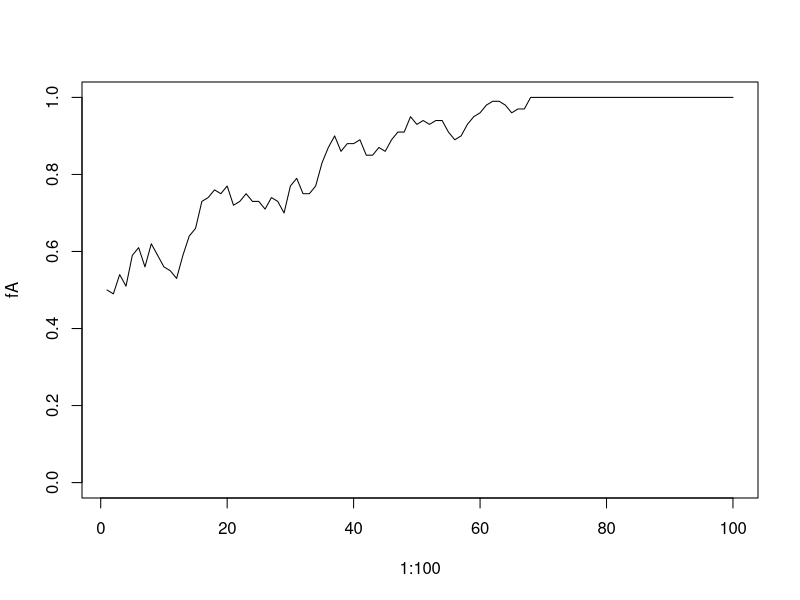
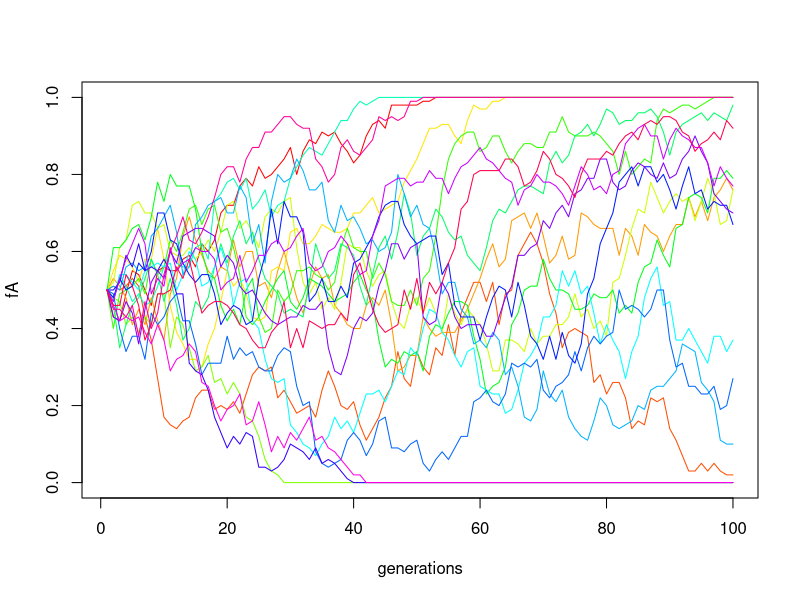
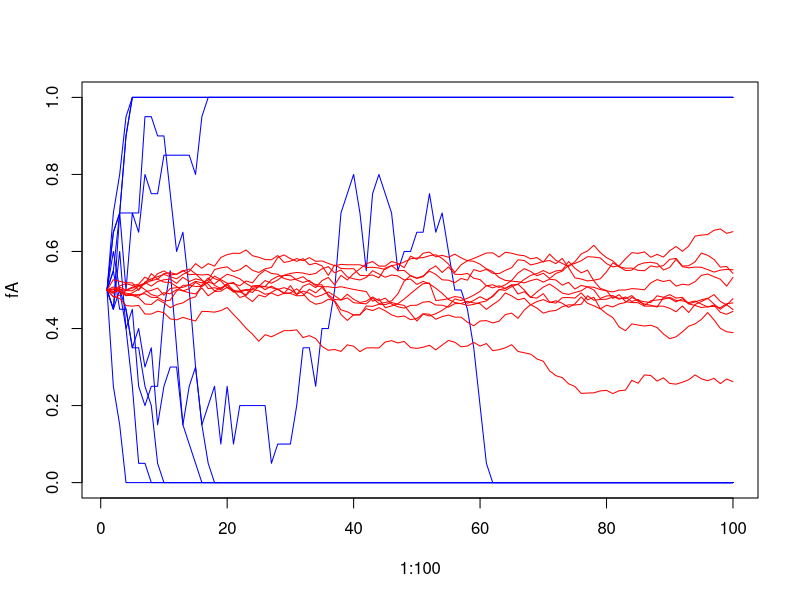

R code for these plots, in order:
###Expected allele frequency under Wright-Fisher model###
## Over one generation
N <- 50
fA <- 0.25
rbinom(1, 2*N, fA) / (2*N)
mean( rbinom(20, 2*N, fA) / (2*N) )
mean( rbinom(1e5, 2*N, fA) / (2*N) )

## Over many generations
N <- 50
# 100 generations
fA <- rep(NA, 100)
# at t=0
fA[1] <- 0.5
for (t in 1:99) {
  fA[t+1] <- rbinom(1, 2*N, fA[t]) / (2*N)
}
plot(x=1:100, y=fA, type="l", ylim=c(0,1))

N <- 50
for (j in 1:20) {
  fA <- rep(NA, 100)
  fA[1] <- 0.5
  for (t in 1:99)
    fA[t+1] <- rbinom(1, 2*N, fA[t]) / (2*N)
    if (j==1)
      plot(x=1:100, y=fA, xlab="generations", type="l", ylim=c(0,1), col=rainbow(20)[j]) else lines(x=1:100, y=fA, col=rainbow(20)[j])
}

## Effect of population size¶
# small population (blue)
N <- 10
for (j in 1:10) {
  fA <- rep(NA, 100); fA[1] <- 0.5
  for (t in 1:99) fA[t+1] <- rbinom(1, 2*N, fA[t]) / (2*N)
  if (j==1) plot(x=1:100, y=fA, type="l", ylim=c(0,1), col="blue") else lines(x=1:100, y=fA, col="blue")
}

# large population (red)
N <- 1000
for (j in 1:10) {
  fA <- rep(NA, 100); fA[1] <- 0.5
  for (t in 1:99) fA[t+1] <- rbinom(1, 2*N, fA[t]) / (2*N)
  lines(x=1:100, y=fA, col="red")
}